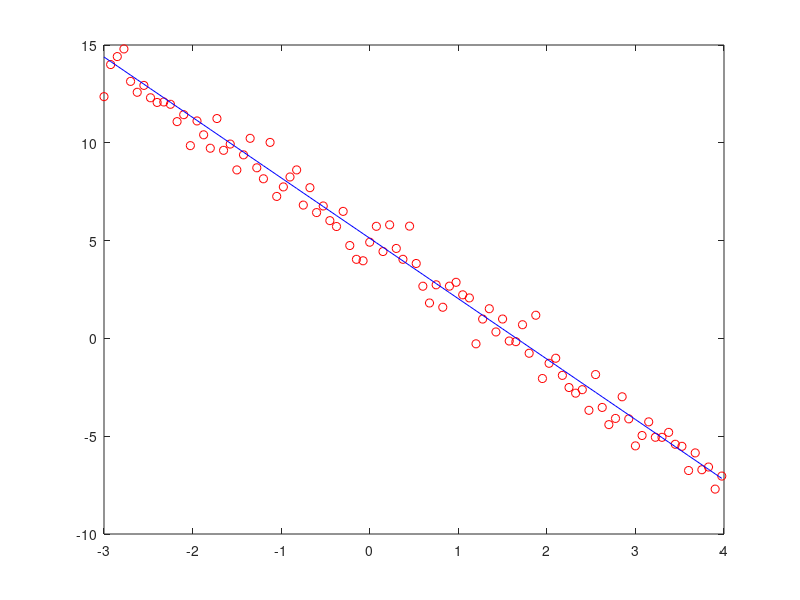
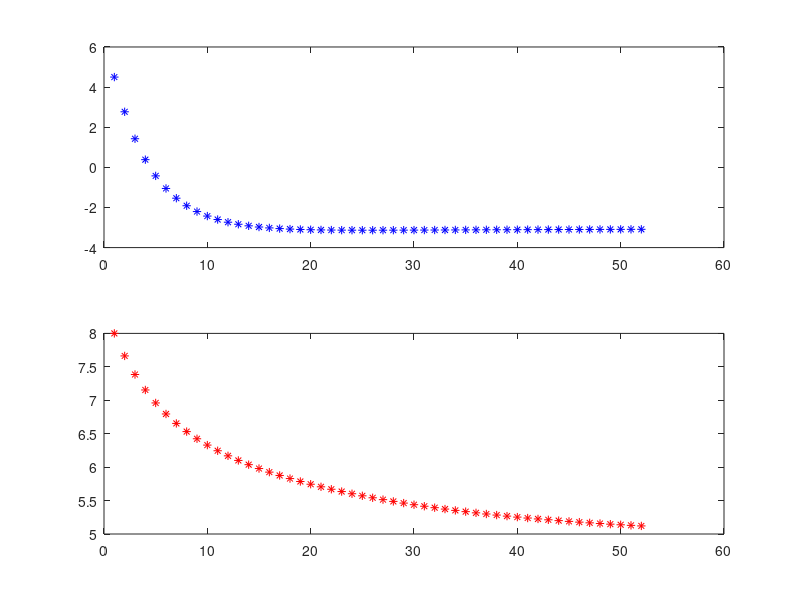
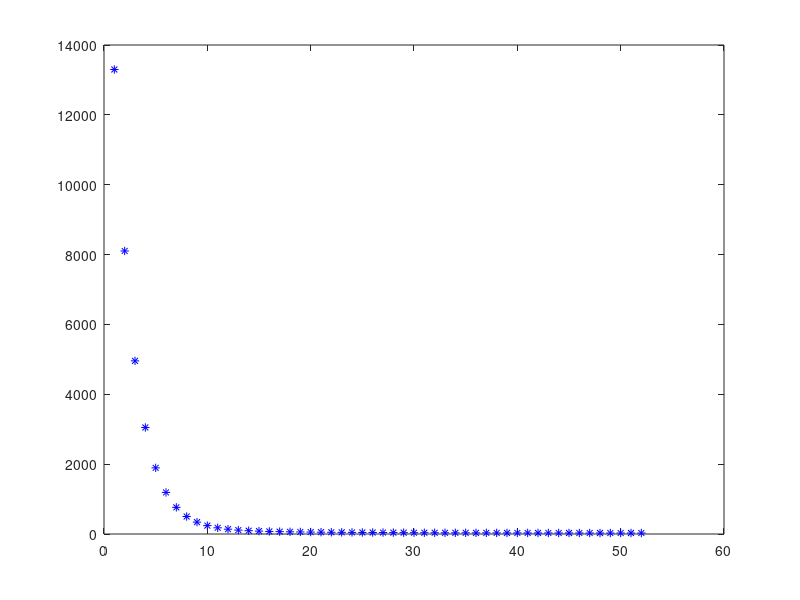

Write MATLAB code to recreate these figures, in order.
clear;
clc;
close all;

x = -3:0.075:4;
x = x';
N = length(x);
an = -3;
bn = 5;
yb = an*x + bn + 0.75*randn(N,1);
figure(1);
plot(x,yb,'or');

sumx2 = sum(x.*x);
sumx  = sum(x);
sumxyb = sum(x.*yb);
sumyb  = sum(yb);

a = 4.5;
b = 8;
eta = 0.05;
cero = 0.005;
Jold = 1e5;
for k = 1:10000
   aa(k,1) = a;
   bb(k,1) = b;
   iteracion(k,1) = k;
   y = a*x + b;
   er = y - yb;
   J = 0.5*er'*er;
   JJ(k,1) = J;
   dJ = J - Jold;
   dJrel = abs(dJ)/J;
   if(dJrel < cero)
       break;
   end  
   dJda = a*sumx2 + b*sumx - sumxyb;
   dJda = dJda/N;
   dJdb = a*sumx + b*N - sumyb;
   dJdb = dJdb/N;
   a = a - eta*dJda;
   b = b - eta*dJdb;     %  
   plot(x,yb,'or',x,y,'-b');
   pause(0.1);
   Jold = J;
end

y = a*x + b;
figure(1);
plot(x,yb,'or',x,y,'-b');
figure(2);
subplot(2,1,1);   plot(iteracion,aa,'*b');
subplot(2,1,2);   plot(iteracion,bb,'*r');
figure(3);
plot(iteracion,JJ,'*b');

[ a  an
  b  bn ]  


